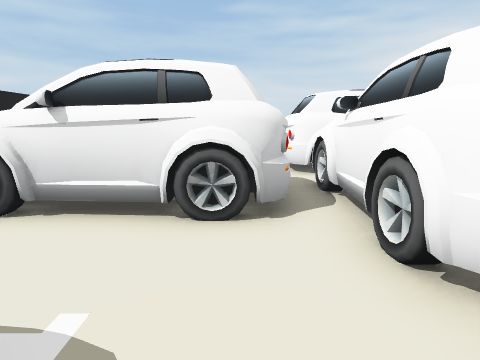
[1] (above)

24 first-person views from a walk through a 3-D level made in the Unity game engine. The camera is 0.62 m above the floor, tilts 10° down and sees 75° across. The floor is counted in squares, 0.5 m on a side. Each view is taken from the middle of a square. On the plan, view 1 faces up. The plan holds only what a view shows up to about 13 squares ahead; the rest is blank. The place goes on beyond the plan.

[2]
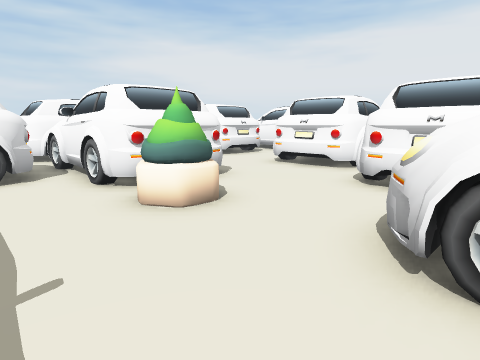

[3]
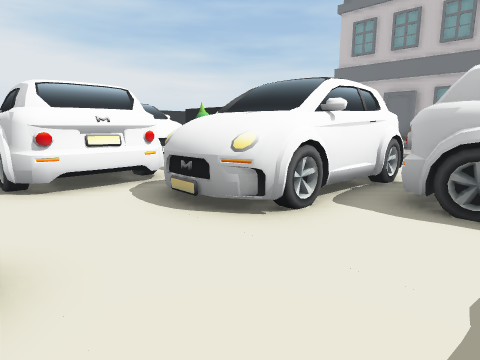

[4]
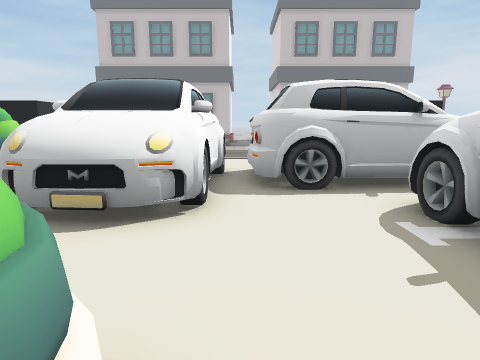

[5]
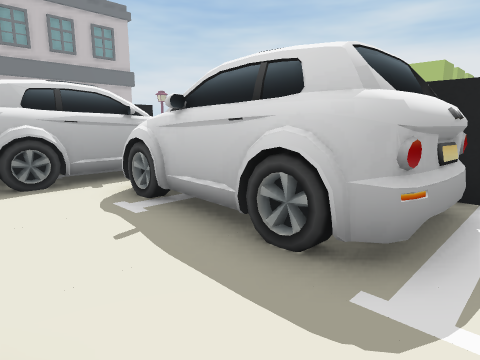

[6]
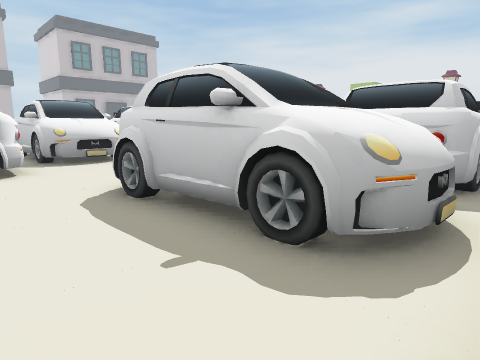

[7]
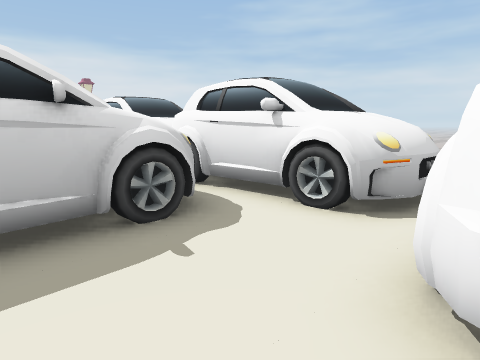

[8]
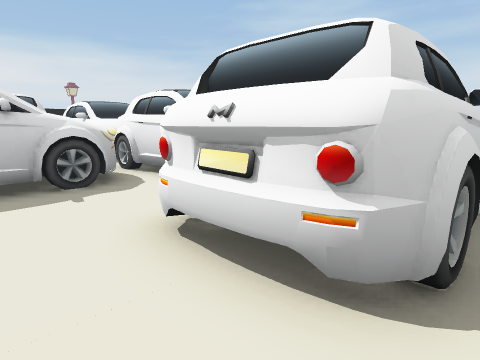

[9]
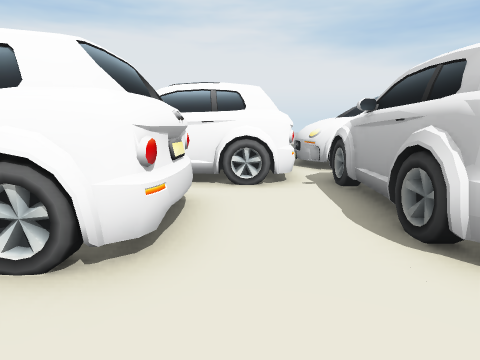

[10]
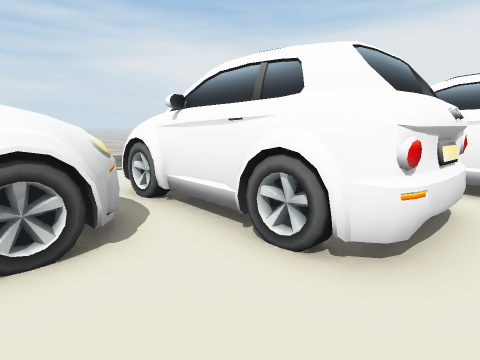

[11]
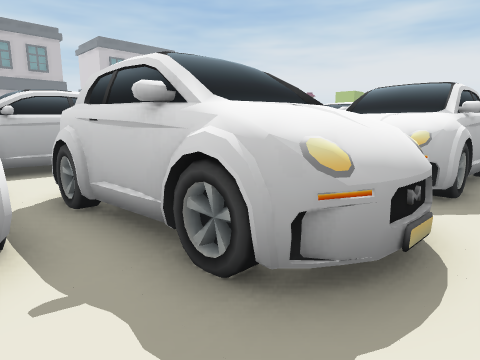

[12]
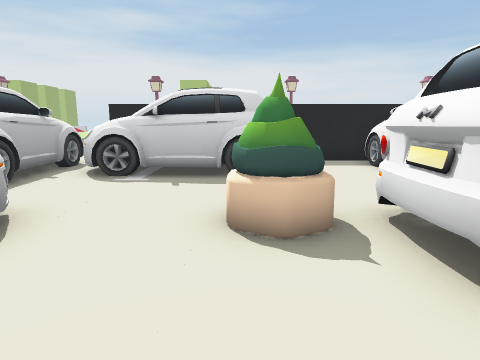

[13]
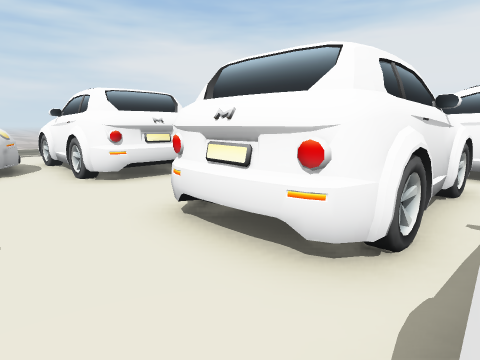

[14]
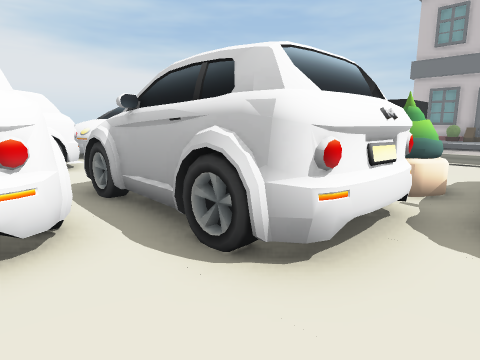

[15]
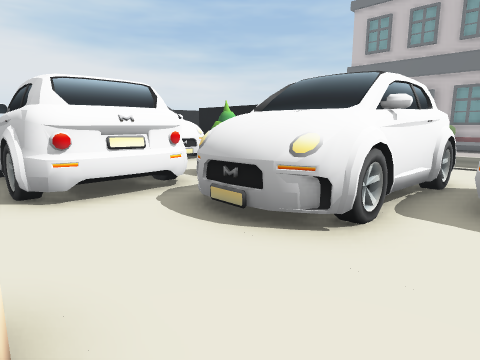

[16]
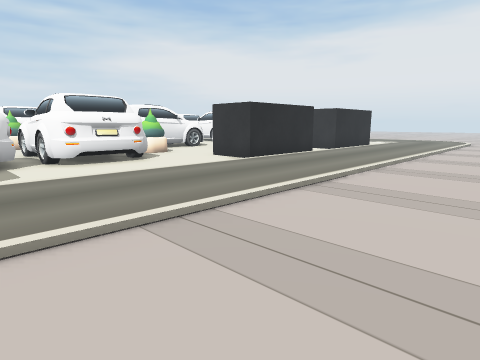

[17]
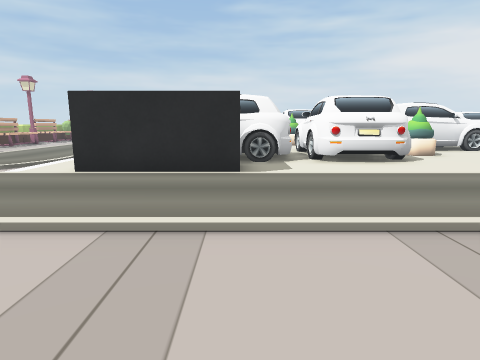

[18]
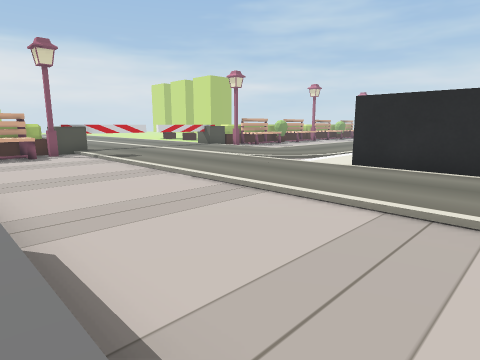

[19]
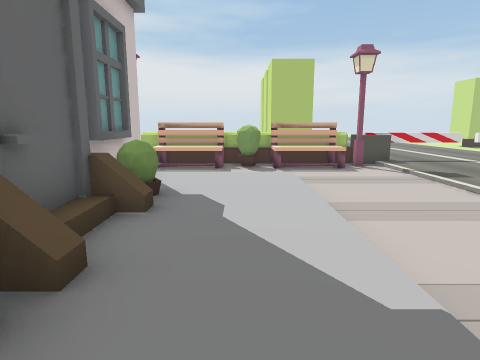

[20]
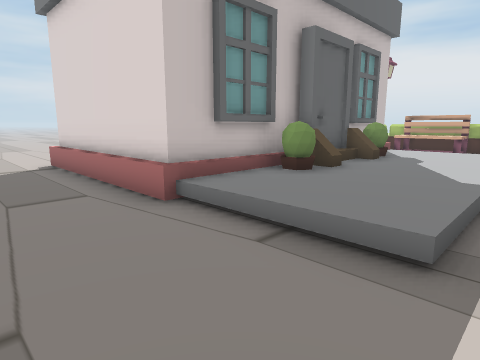

[21]
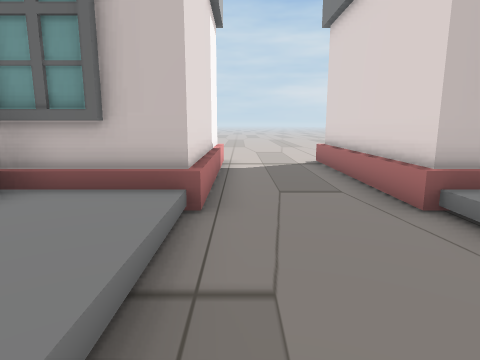

[22]
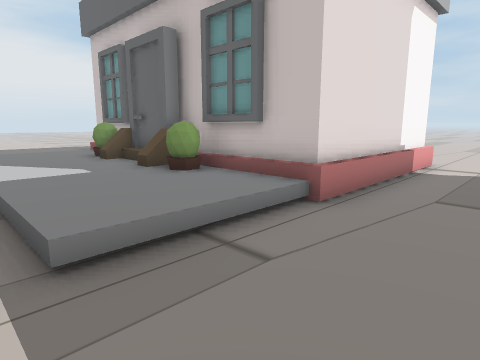

[23]
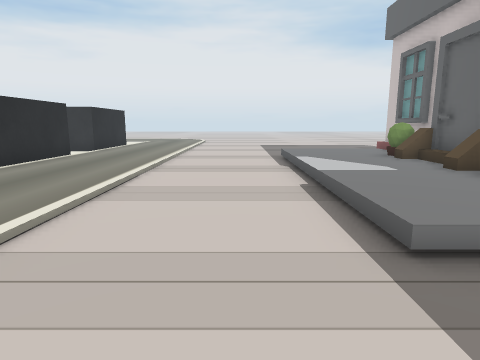

[24]
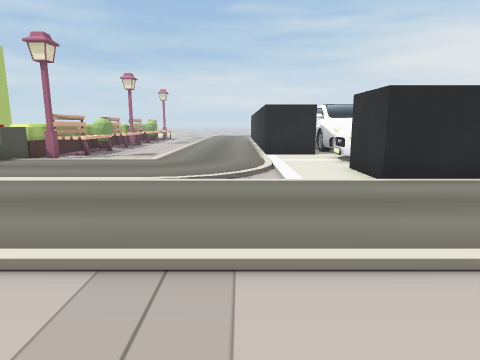

### Floor plan
Key: @ floor where view 1 was taken; # wall or solid block; . main floor; - floor 0.05 m lower than the main floor; : floor 0.15 m higher than the main floor; / step, stairs or slope; = window, fence, low wall or low ledge; ^ raised ledge; C car; B black block; P plant; O other object.
Columns run from 16 left of view 1 to 12 right of it. Each row starts with its distance up from view 1.
 12                        .... .
 11                   CCCCC.CCC.
 10               CC  CCCCCCCCC..
  9              CCCC CCCCCCCCC.C
  8            O CCCCCCCCCC.C C.C
  7            B CCCCCCCC...CCC.C
  6            B   CCCCCC...CCC.C
  5            B CCCCCCCC.......C
  4            BCCCCC.C C.......C
  3            B......CCC...CCCCC
  2            B......CCC..CCCCC
  1            BCCC...P....CCCC
  0            BCCC.@.P.....CCCCC
 -1               C.......CCCCC.
 -2               C......CCCC
 -3            B  C...CCCCC
 -4 ^#=--/...BBBC C...CCC.C
 -5 ^#---/......CCCCC.CCC.P...
 -6 ^    /.....CCCCCCCCCC.P..CC
 -7 ^..........CC  CCCCCC... CCC
 -8  ...........   CC.CCC...
 -9   .........B    .......BBBB
-10   ......-..BBBBB.......BBBBB
-11  ............................
-12  ............................
-13  ............................
-14 ^............................
-15 ^#---------------------------
-16 ^#---------------------------
-17 ^#=--------------------------
-18 ^#=--------------------------
-19 ^#-  /::::::::/---/::::::::/
-20 ^#-  /::::::::/---/::::::::/
-21 ^#=  /::::::::/---/::::::::/
-22 ^#=  /:#^##^#:/---/:#^##^#:/
-23 ^#=  ##^  ^^^##---##^^^ ^^##
-24 =             #---#
-25               #---#
-26               #---#
-27               #---#
-28               #---#
-29               #---#
-30               -----
-31               -----
-32               -- --
-33               -- --

Positions as (right, up) in squares from view 1, and headings:
1: (0, 0), facing up
2: (-1, -4), facing up-right
3: (-1, 0), facing down-right
4: (1, 1), facing down
5: (1, 2), facing down-left
6: (7, 8), facing down-left
7: (8, 4), facing up-left
8: (11, 4), facing up-left
9: (5, 5), facing right
10: (5, 5), facing up-right
11: (12, 12), facing down-left
12: (6, 0), facing left
13: (5, -1), facing up-right
14: (4, 1), facing down-right
15: (0, 0), facing down-right
16: (-1, -18), facing up-right
17: (-1, -18), facing up
18: (-1, -19), facing up-left
19: (-3, -20), facing left
20: (1, -18), facing down-left
21: (1, -18), facing down
22: (-1, -18), facing down-right
23: (-1, -17), facing right
24: (-8, -17), facing up
